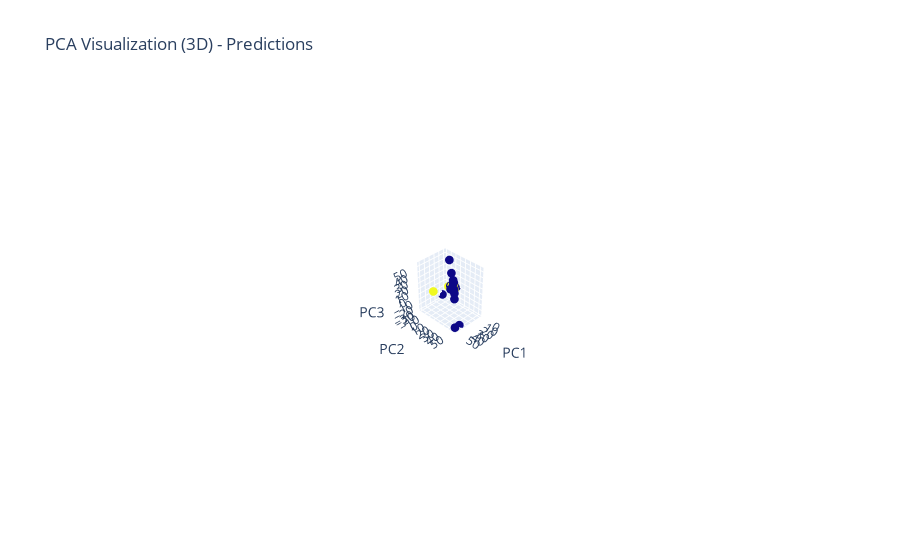

The code cell stored with this chart in its notebook:
### Code cell
plot_pca_predict_3d(X_smote, X_test, y_smote, y_test, 5)

### Figure 1 — Plotly figure (JSON) as saved in the notebook; plotly's stock layout.template omitted (floating-point values rounded to 4 significant figures; data arrays with more than 128 entries replaced by an {"elided": "..."} marker saying what was removed)
{"data": [{"marker": {"color": {"elided": "3151 int values"}, "size": 3}, "mode": "markers", "type": "scatter3d", "x": {"elided": "3151 float values"}, "y": {"elided": "3151 float values"}, "z": {"elided": "3151 float values"}}], "layout": {"autosize": true, "scene": {"aspectmode": "auto", "aspectratio": {"x": 0.7795, "y": 1.068, "z": 1.201}, "camera": {"center": {"x": 0, "y": 0, "z": 0}, "eye": {"x": 5.407, "y": 5.407, "z": 5.407}, "projection": {"type": "perspective"}, "up": {"x": 0, "y": 0, "z": 1}}, "xaxis": {"title": {"text": "PC1"}, "type": "linear"}, "yaxis": {"title": {"text": "PC2"}, "type": "linear"}, "zaxis": {"title": {"text": "PC3"}, "type": "linear"}}, "title": {"text": "PCA Visualization (3D) - Predictions"}}}
